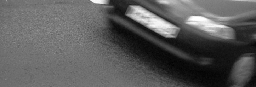
#> input picture car.png, 256 x 87 px, shrunk from 723 x 246 before the run
$ python code.py
#> lines starting #> are read from the running program, lines starting #| are printed output that depends on the picture

from __future__ import division
import numpy
import scipy
from numpy import *
from scipy import *
from pylab import *
import scipy.ndimage as ndimage

I = imread("car.png")[:,:,0] # The image is already in black &amp; white, so we can just read one color channel (here red)
#> I: shape (87, 256) float32; min 0.00784, max 1, mean 0.359
# I is a N1 x N2 array such that I[i,j], between 0 and 1, codes the intensity of light at pixel (i,j).
# Careful: i is the vertical index and j is the horizontal one! (check it)

#figure()
#imshow(I, cmap="Greys_r") # Greys_r to display 0 as black and 1 and white

# useful functions: fft2 (not fft!), ifft2 (not ifft!), conj
figure()
imshow(log10(abs(fft2(I))), cmap="Greys_r") # Greys_r to display 0 as black and 1 and white
colorbar()

L = 15
h, w = I.shape
#> h = 87; w = 256

h_hyp = np.zeros((h,w))
for k in range(0, 2*L+1):
    h_hyp[0][k] = 1./(2*L)
print (h_hyp)

# test de h
I_flou_plus = ndimage.convolve(I, h_hyp)
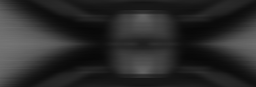
#> I_flou_plus: shape (87, 256) float32; min 0.0339, max 0.458, mean 0.167

figure()
imshow(I, cmap="Greys_r")
show()
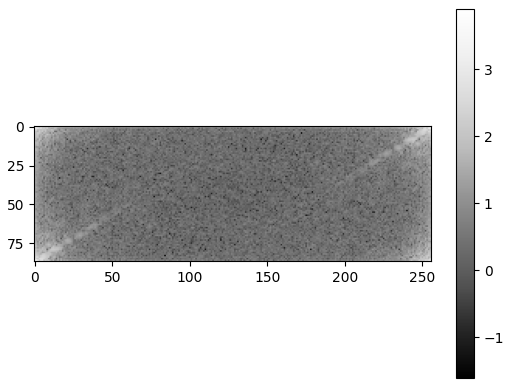
#> figure drawn by matplotlib, 2 panels
imshow(I_flou_plus, cmap="Greys_r")
show()

g_hat = fft2(I)
h_hat = fft2(h_hyp)
h_hat_conjugate = np.conjugate(h_hat)

mu = 0.01 * np.ones((h,w))
h_hat_abs_square = abs(h_hat)*abs(h_hat)

I_original_fou = (g_hat*h_hat_conjugate)/(h_hat_abs_square + mu)

f = ifft2(I_original_fou)

imshow(np.real(f), cmap="Greys_r")
show()
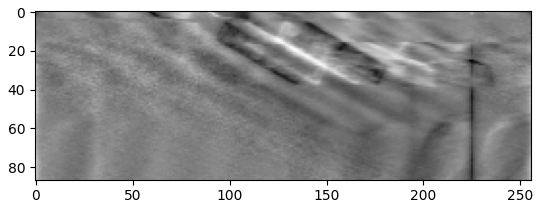
#> figure drawn by matplotlib, 1 panel
